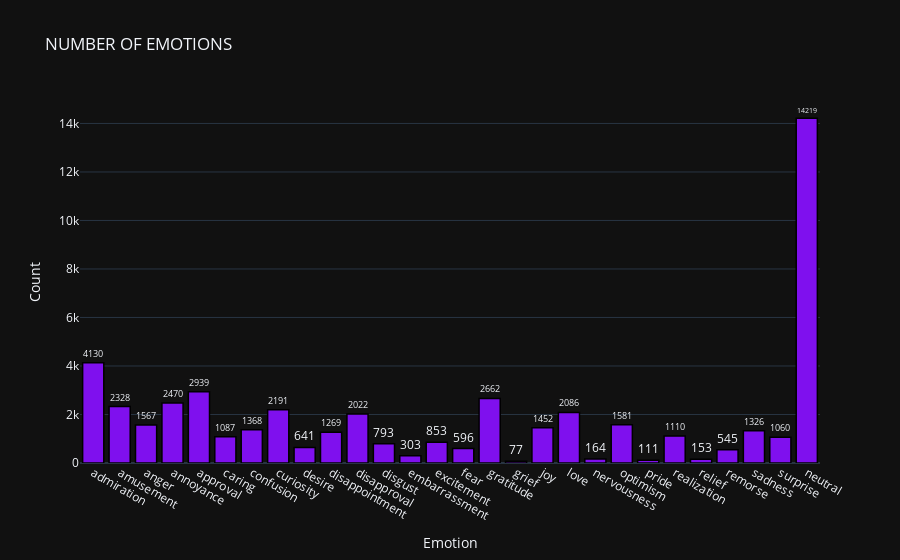

Notebook cell for this chart:
### Code cell
emotion_list = list(emotion_map.values())
temp_list = df_train.drop(['Text'], axis=1).sum(axis=0).tolist()
plot2 = go.Bar(
                x = emotion_list,
                y = temp_list,
                marker = dict(color = 'rgb(127, 16, 238)',
                              line=dict(color='rgb(0,0,0)',width=1.5)),
                text=temp_list, textposition='outside')
layout = go.Layout(template= "plotly_dark",title = 'NUMBER OF EMOTIONS' , xaxis = dict(title = 'Emotion'), yaxis = dict(title = 'Count'))
fig = go.Figure(data = [plot2], layout = layout)
fig.show()

### Figure 1 — Plotly figure (JSON) as saved in the notebook; plotly's stock layout.template omitted (floating-point values rounded to 4 significant figures)
{"data": [{"marker": {"color": "rgb(127, 16, 238)", "line": {"color": "rgb(0,0,0)", "width": 1.5}}, "text": ["4130", "2328", "1567", "2470", "2939", "1087", "1368", "2191", "641", "1269", "2022", "793", "303", "853", "596", "2662", "77", "1452", "2086", "164", "1581", "111", "1110", "153", "545", "1326", "1060", "14219"], "textposition": "outside", "type": "bar", "x": ["admiration", "amusement", "anger", "annoyance", "approval", "caring", "confusion", "curiosity", "desire", "disappointment", "disapproval", "disgust", "embarrassment", "excitement", "fear", "gratitude", "grief", "joy", "love", "nervousness", "optimism", "pride", "realization", "relief", "remorse", "sadness", "surprise", "neutral"], "y": [4130, 2328, 1567, 2470, 2939, 1087, 1368, 2191, 641, 1269, 2022, 793, 303, 853, 596, 2662, 77, 1452, 2086, 164, 1581, 111, 1110, 153, 545, 1326, 1060, 14219]}], "layout": {"title": {"text": "NUMBER OF EMOTIONS"}, "xaxis": {"title": {"text": "Emotion"}}, "yaxis": {"title": {"text": "Count"}}}}
